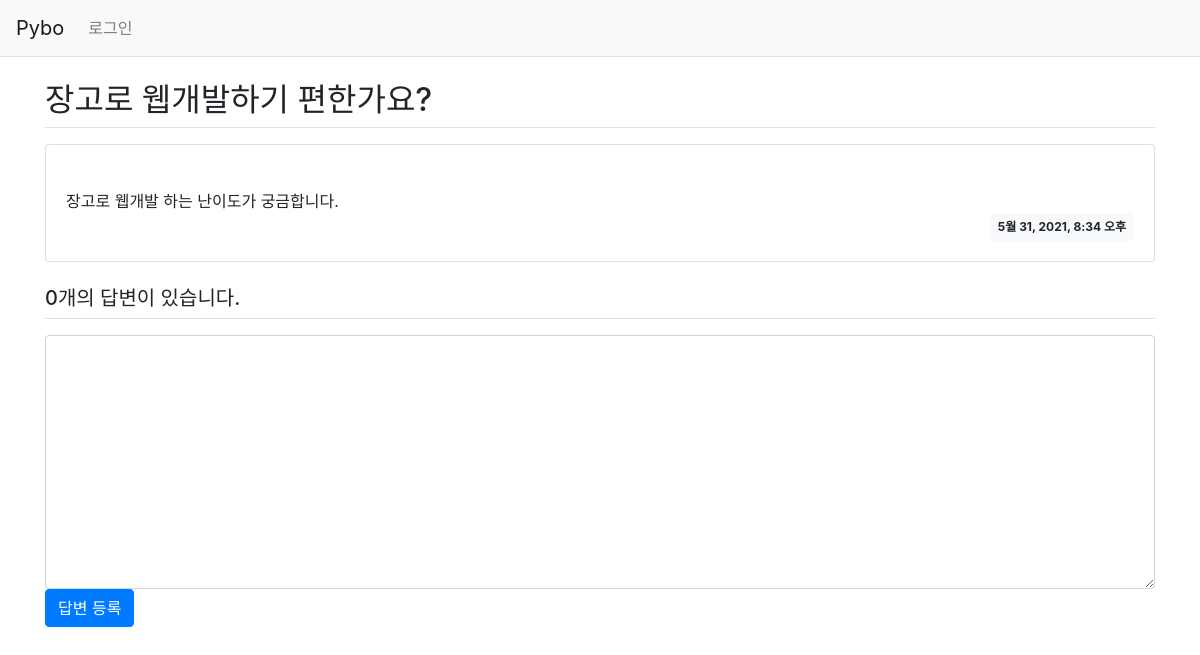
The page /pybo/answer/create4/ on the database as committed earlier.
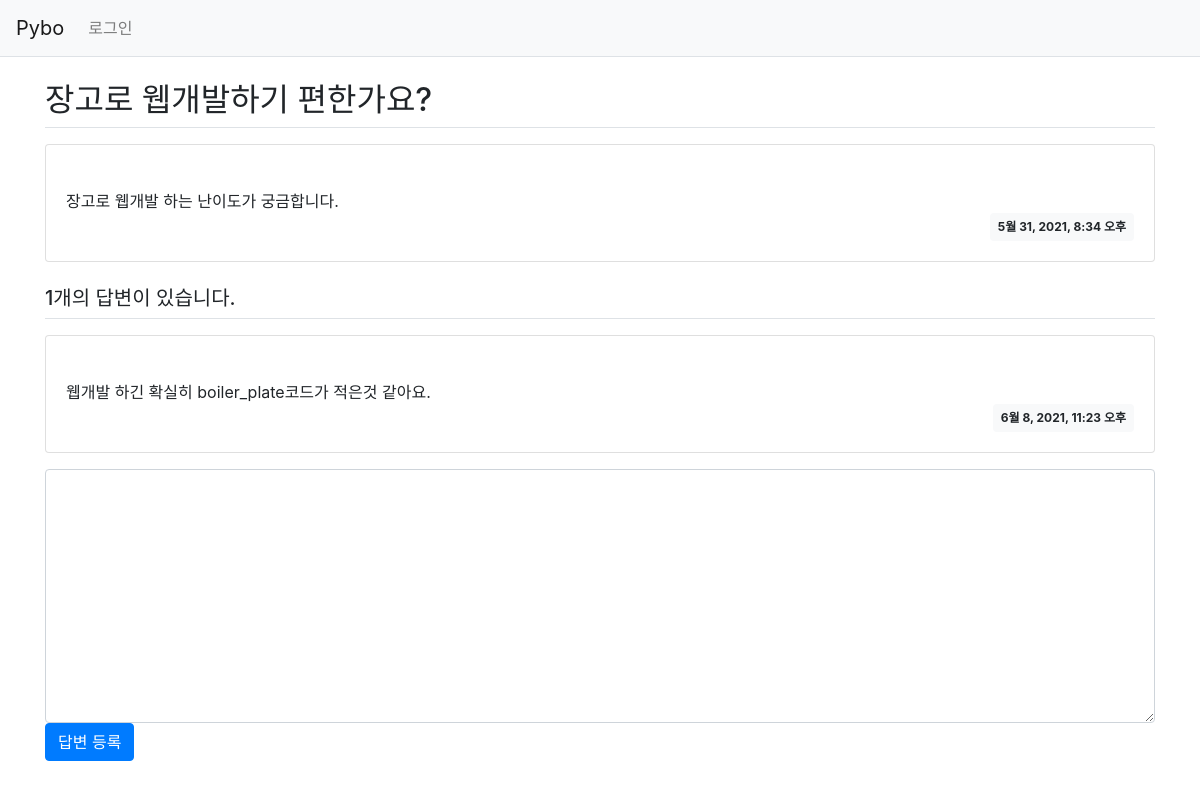
The same page on the database as committed later.
### pybo/models.py (models this page shows, shortened)
class Question(models.Model):
    subject = models.CharField(max_length=200)
    content = models.TextField()
    create_date = models.DateTimeField()

class Answer(models.Model):
    question = models.ForeignKey(Question, on_delete=models.CASCADE)
    content = models.TextField()
    create_date = models.DateTimeField()

### pybo/views.py (the view)
# urls.py: path('answer/create<int:question_id>/', views.answer_create, name='answer_create'),
def answer_create(request, question_id):
    question = get_object_or_404(Question, pk=question_id)
    if request.method == "POST":
        form = AnswerForm(request.POST)
        if form.is_valid():
            answer = form.save(commit=False)
            answer.create_date = timezone.now()
            answer.question = question
            answer.save()
            return redirect('pybo:detail', question_id=question.id)
    else:
        form = AnswerForm()
    context = {'question': question, 'form': form}
    return render(request, 'pybo/question_detail.html', context)

### pybo/forms.py
class AnswerForm(forms.ModelForm):
    class Meta:
        model = Answer
        fields = ['content']
        labels = {
                'content': '답변내용',
        }

### templates/pybo/question_detail.html (shortened to what this page needs)
{% extends 'base.html' %}
{% block content %}
<div class="container my-3">
	<h2 class="border-bottom py-2">{{ question.subject }}</h2>
	<div class="card my-3">
		<div class="card-body">
			<div class="card-text" style="white-space: pre-line;">
				{{ question.content }}
			</div>
			<div class="d-flex justify-content-end">
				<div class="badge badge-light p-2">
					{{ question.create_date }}
				</div>
			</div>
		</div>
	</div>
	<h5 class="border-bottom my-3 py-2">
		{{ question.answer_set.count }}개의 답변이 있습니다.
	</h5>
	{% for answer in question.answer_set.all %}
	<div class="card my-3">
		<div class="card-body">
			<div class="card-text" style="white-space: pre-line;">
				{{ answer.content }}
			</div>
			<div class="d-flex justify-content-end">
				<div class="badge badge-light p-2">
					{{ answer.create_date }}
				</div>
			</div>
		</div>
	</div>
	{% endfor %}
<form action="{% url 'pybo:answer_create' question.id %}" method="post" class="my-3">
	<div class="form-group">
	<textarea name="content" id="content" class="form-control" rows="10"></textarea>
	<input type="submit" value="답변 등록" class="btn btn-primary">
    </div>
</form>
</div>
{% endblock %}

Rows that differ between the two databases and show on the page:
computed for Question "장고로 웹개발하기 편한가요?": answer_set.count "0" → "1"
added Answer: content "웹개발 하긴 확실히 boiler_plate코드가 적은것 같아요.", create_date "6월 8, 2021, 11:23 오후"
